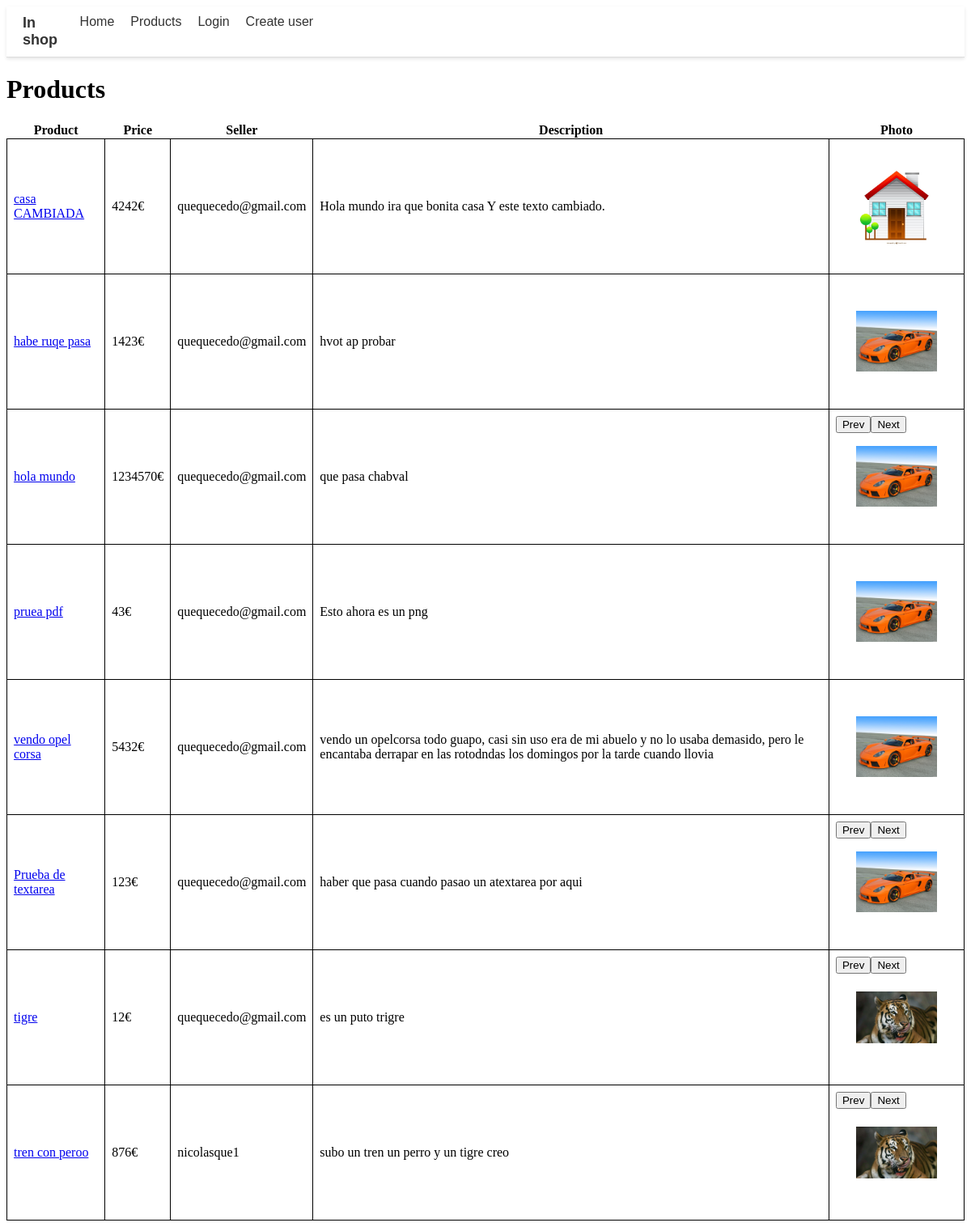
The page /php/all_products_page.php on the database as committed earlier.
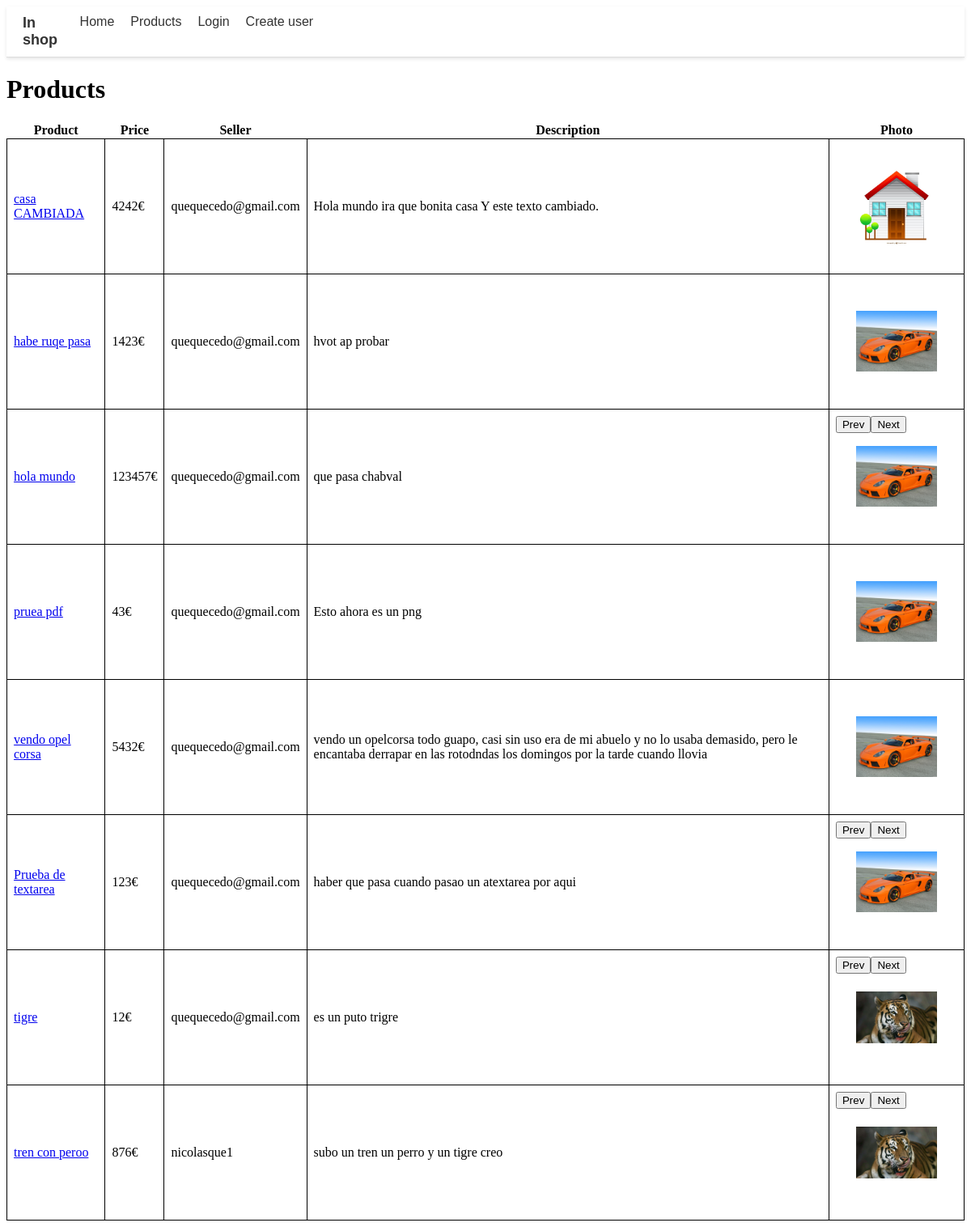
The same page on the database as committed later.
### tables this page shows
CREATE TABLE `product` (
  `product_id` int(9) NOT NULL,
  `product_name` varchar(30) NOT NULL,
  `price` float NOT NULL DEFAULT 0,
  `user_id` int(11) NOT NULL,
  `photo` text DEFAULT NULL,
  `description` text DEFAULT NULL,
  `user_name` varchar(50) NOT NULL,
  `upload_date` date NOT NULL DEFAULT current_timestamp()
);

### php/all_products_page.php (the view, shortened to what this page needs)
<?php
    include 'navbar.php';
    function ft_get_products()
    {
        $connexion = ft_create_conexion();
        $sql = "SELECT * FROM product";
        $result = $connexion->query($sql);
        return $result;
    }
    function ft_get_photos($photo_folder)
    {
        $photos = [];
        $folder_path = $_SERVER['DOCUMENT_ROOT'] . "/tfg_shop/images/products/" . $photo_folder;
        if (file_exists($folder_path)) {
            $files = scandir($folder_path);
            foreach ($files as $file)
            {
                if ($file != '.' && $file != '..')
                {
                    $photos[] = $file;
                }
            }
        }
        return $photos;
    }
?>
<!DOCTYPE html>
<html lang="en">
<head>
</head>
<body>
<?php
    $products = ft_get_products();
?>
<main class="container">
    <h1>Products</h1>
    <table>
        <thead>
            <tr>
                <th>Product</th>
                <th>Price</th>
                <th>Seller</th>
                <th>Description</th>
                <th>Photo</th>
            </tr>
        </thead>
        <tbody>
            <?php while ($row = $products->fetch_assoc()) { ?>
                <tr>
                    <td><a href="product/product.php?product_id=<?php echo $row['product_id']; ?>"><?php echo $row['product_name']; ?></a></td>
                    <td><?php echo $row['price']; ?>€</td>
                    <td><?php echo $row['user_name']; ?></td>
                    <td><?php echo $row['description']; ?></td>
                    <td>
                    <?php
                        $photos = ft_get_photos($row['photo']);
                        if (count($photos) > 1)
                        {
                            echo "<div class='image-gallery' id='product-gallery-{$row['product_id']}'>";
                            foreach ($photos as $index => $photo) {
                                $display = $index == 0 ? 'block' : 'none';
                                echo "<img class='gallery-image' style='display: {$display};' src='/tfg_shop/images/products/{$row['photo']}/{$photo}' width='100px'>";
                            }
                            echo "<button class='prev'>Prev</button>";
                            echo "<button class='next'>Next</button>";
                            echo "</div>";
                        }
                        else
                        {
                            echo "<div class='image-gallery' id='product-gallery-{$row['product_id']}'>";
                            echo "<img class='gallery-image' src='/tfg_shop/images/products/{$row['photo']}/{$photos[0]}' width='100px'>";
                            echo "</div>";
                        }
                    ?>
                    </td>
                </tr>
            <?php } ?>
        </tbody>
    </table>
</main>
</body>
</html>

Rows that differ between the two databases and show on the page:
changed product "hola mundo": price "1234570" → "123457"
